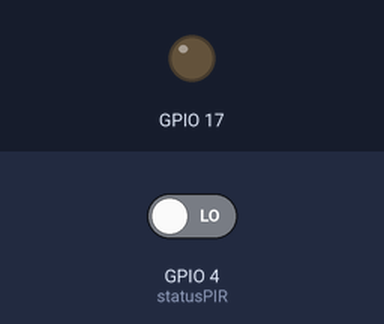
The program below on a simulated Raspberry Pi (BCM pin numbers). Shown: output pins drawn as LEDs (lit = HIGH). Inputs (shaded band) come from the test bench; at power-on: GPIO 4 (statusPIR) LOW.

Above: at 1.2 s.
1.3 s: GPIO 4 (statusPIR) driven HIGH
At 1.6 s:
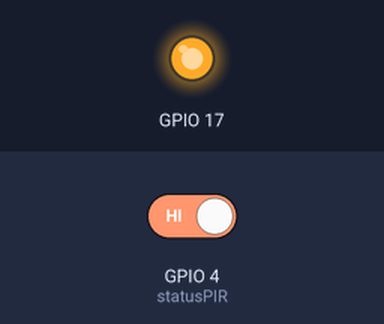
2.8 s: GPIO 4 (statusPIR) driven LOW
At 4.3 s:
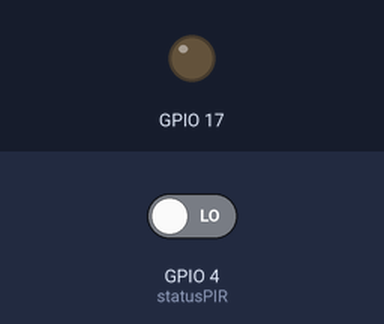
Timing chart, 0 to 5.8 s (numbered marks = the images above; inputs shaded):
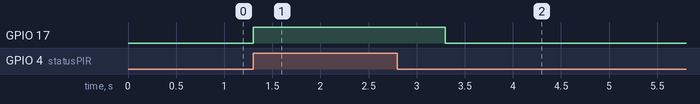

The program:

pir.py
```python
# ----------------------------------------
# pir.py
#
# Contoh penggunaan PIR (Passive infrared)
# ----------------------------------------

import RPi.GPIO as GPIO
import time

GPIO.setwarnings(False)

GPIO.setmode(GPIO.BCM)
GPIO.setup(17, GPIO.OUT)
GPIO.setup(4, GPIO.IN)

# Pastikan LED mati
GPIO.output(17, GPIO.LOW)

while True:
    # Baca output PIR
    statusPIR = GPIO.input(4)

    if statusPIR == 1:
        GPIO.output(17, GPIO.HIGH)
        time.sleep(2)
    else:
        GPIO.output(17, GPIO.LOW)
```

Measured:
- after the input at 1.3 s, GPIO 17: LOW → HIGH at once
- after the input at 2.8 s, GPIO 17: HIGH → LOW after 0.50 s
